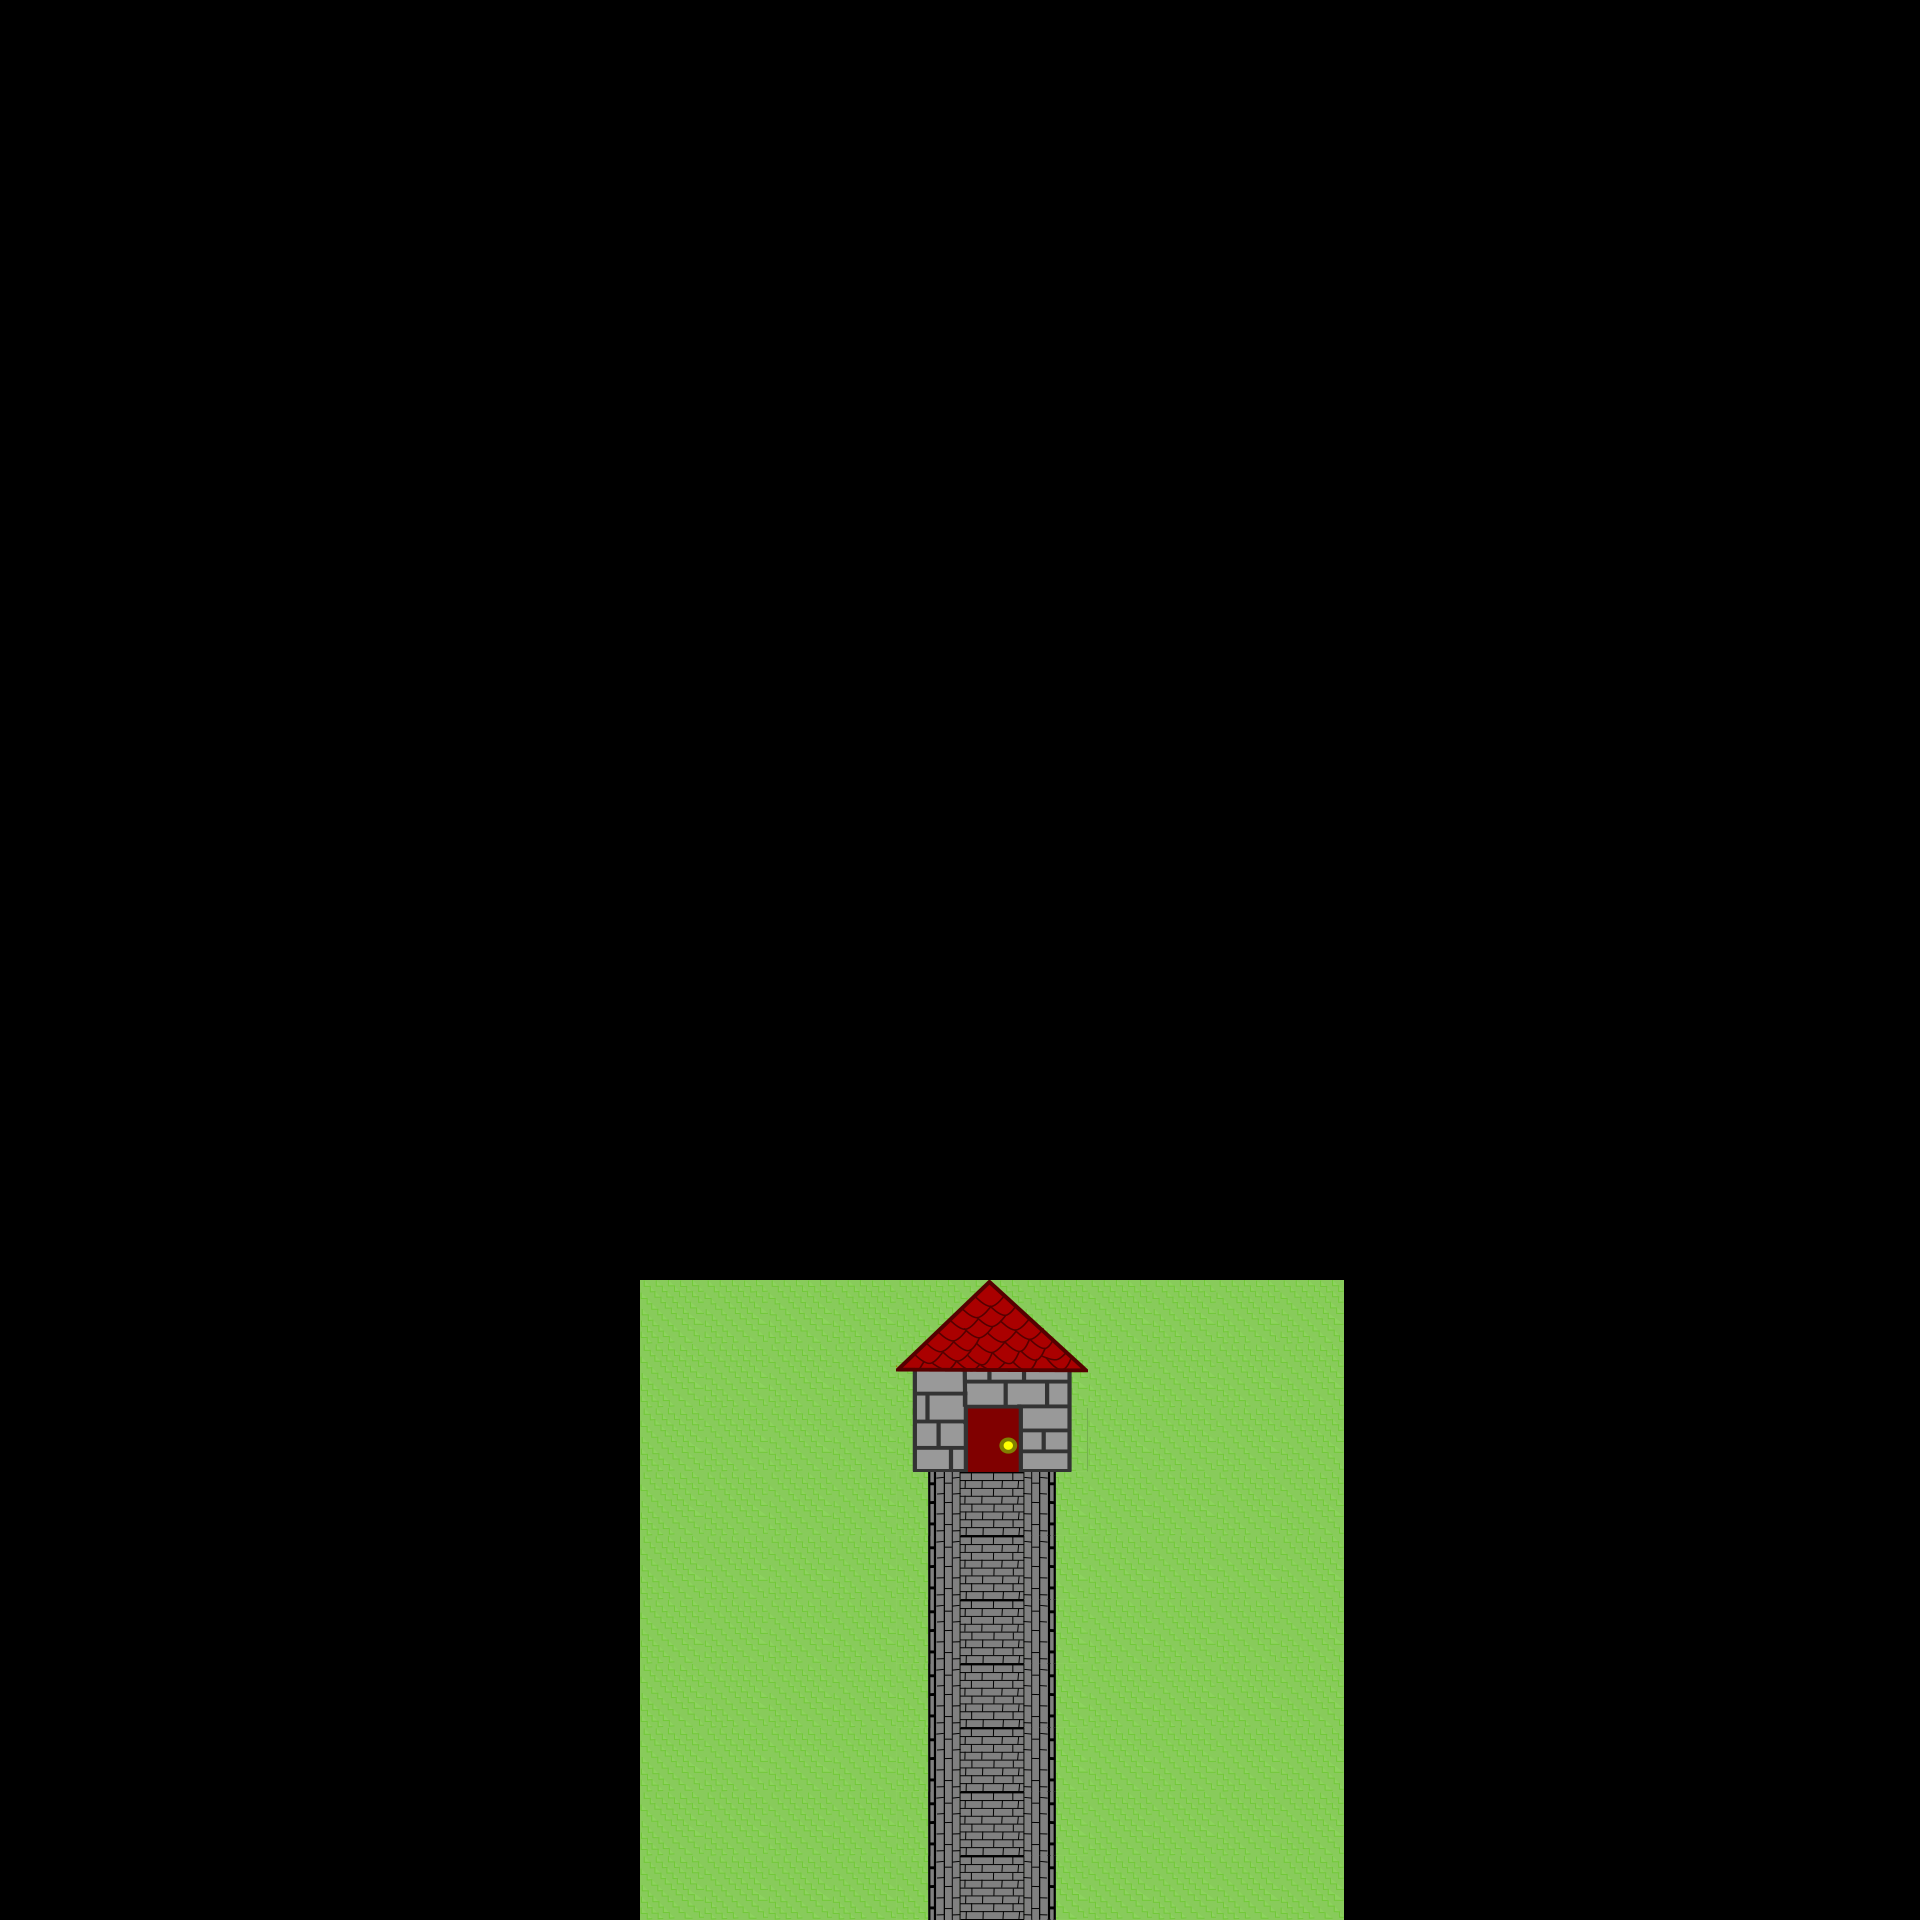

The image is a tile-based game level rendered from a .tmx file. Its description and source (layers, tilesets, objects; grid data summarised) follow:
An orthogonal 30x30 tile map with 64x64 px tiles, 3 tile layers (Terrain, Background, Foreground), 2 tilesets and 4 objects.

<map version="1.0" orientation="orthogonal" renderorder="right-down" width="30" height="30" tilewidth="64" tileheight="64" nextobjectid="8">
 <tileset firstgid="1" name="WoodlandsTerrain" tilewidth="64" tileheight="64">
  <image source="WoodlandsTerrain.png" width="512" height="512" />
  <terraintypes>
   <terrain name="Mud" tile="-1" />
   <terrain name="Grass" tile="-1" />
   <terrain name="Stone" tile="-1" />
  </terraintypes>
  <tile id="16" terrain="0,0,2,2" />
  <tile id="17" terrain="1,1,1,0" />
  <tile id="18" terrain="1,1,0,0" />
  <tile id="19" terrain="1,1,0,1" />
  <tile id="23" terrain="2,2,0,0" />
  <tile id="24" terrain="0,0,0,2" />
  <tile id="25" terrain="1,0,1,0" />
  <tile id="26" terrain="0,0,0,0" />
  <tile id="27" terrain="0,1,0,1" />
  <tile id="31" terrain="0,0,2,0" />
  <tile id="32" terrain="0,2,0,2" />
  <tile id="33" terrain="1,0,1,1" />
  <tile id="34" terrain="0,0,1,1" />
  <tile id="35" terrain="0,1,1,1" />
  <tile id="39" terrain="2,0,2,0" />
  <tile id="40" terrain="0,2,0,0" />
  <tile id="41" terrain="1,1,1,2" />
  <tile id="42" terrain="1,1,2,2" />
  <tile id="43" terrain="1,1,2,1" />
  <tile id="47" terrain="2,0,0,0" />
  <tile id="48" terrain="1,1,1,1" />
  <tile id="49" terrain="1,2,1,2" />
  <tile id="50" terrain="2,2,2,2" />
  <tile id="51" terrain="2,1,2,1" />
  <tile id="52" terrain="2,2,2,1" />
  <tile id="53" terrain="2,2,1,2" />
  <tile id="54" terrain="0,0,0,1" />
  <tile id="55" terrain="0,0,1,0" />
  <tile id="56">
   <properties>
    <property name="Unwalkable" value="" />
   </properties>
  </tile>
  <tile id="57" terrain="1,2,1,1" />
  <tile id="58" terrain="2,2,1,1" />
  <tile id="59" terrain="2,1,1,1" />
  <tile id="60" terrain="2,1,2,2" />
  <tile id="61" terrain="1,2,2,2" />
  <tile id="62" terrain="0,1,0,0" />
  <tile id="63" terrain="1,0,0,0" />
 </tileset>
 <tileset firstgid="65" name="WoodlandsBuildings" tilewidth="64" tileheight="64">
  <image source="WoodlandsBuildings.png" width="512" height="512" />
 </tileset>
 <layer name="Terrain" width="30" height="30">
  <data>[900 cells, 900 non-empty, 8 distinct tile ids]</data>
 </layer>
 <layer name="Background" width="30" height="30">
  <data>[900 cells, 6 non-empty, 6 distinct tile ids]</data>
 </layer>
 <objectgroup name="Objects">
  <object id="1" x="914" y="1369" width="41" height="102" />
  <object id="4" x="1030" y="1371" width="40" height="100" />
  <object id="5" x="954" y="1368" width="79" height="35" />
 </objectgroup>
 <objectgroup name="Spawn Points" />
 <objectgroup name="Exits And Entrances">
  <object id="7" x="959" y="1894" width="64" height="34">
   <properties>
    <property name="From" value="PathToTown" />
    <property name="To" value="PathToTown" />
   </properties>
  </object>
 </objectgroup>
 <objectgroup name="Sprites" />
 <layer name="Foreground" width="30" height="30">
  <data>[900 cells, 3 non-empty, 3 distinct tile ids]</data>
 </layer>
</map>
